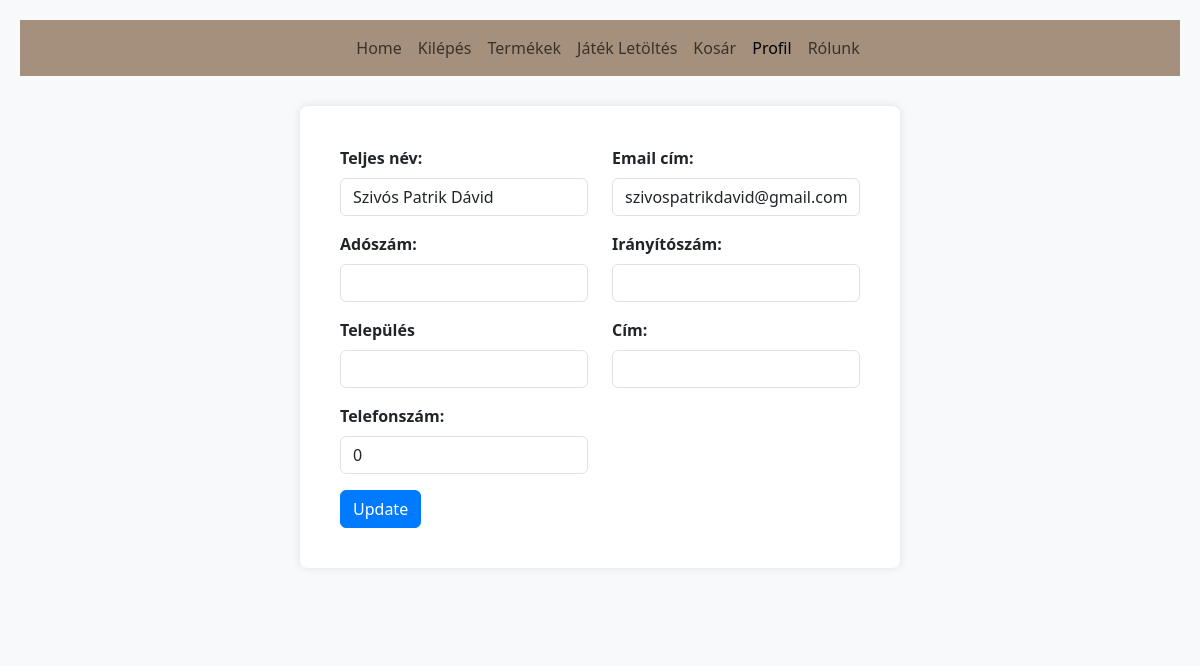
The app's page /index.php?menu=profil (signed in), older data.
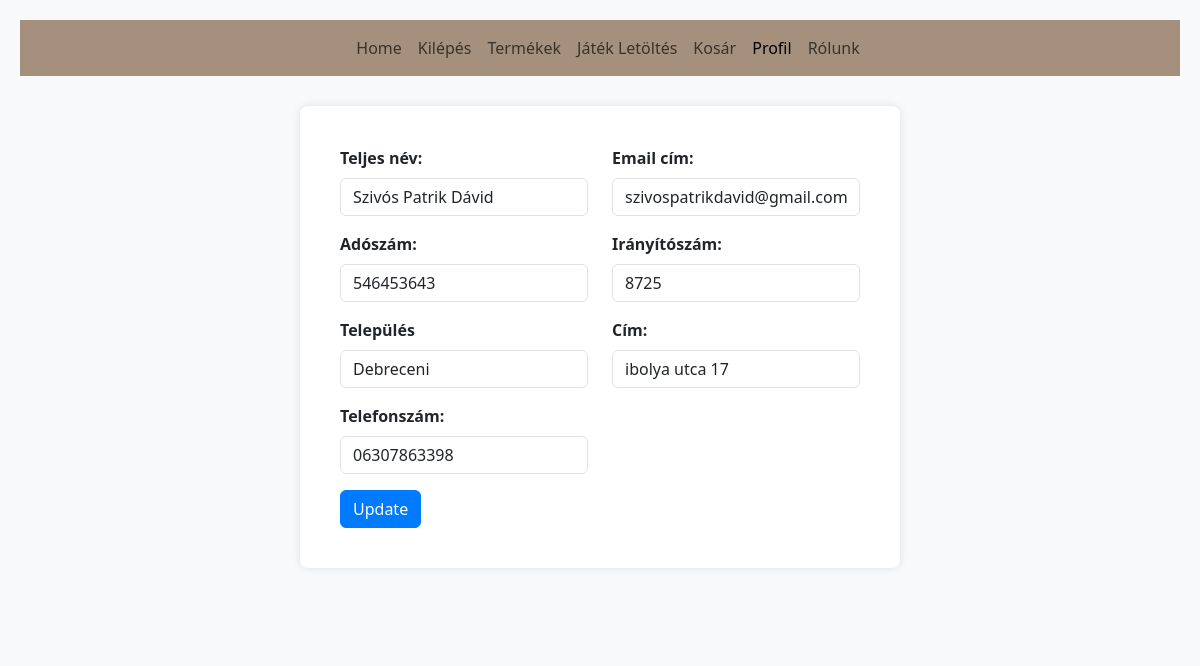
The same page, newer data.
### tables this page shows
CREATE TABLE `users` (
  `userid` int(10) UNSIGNED NOT NULL,
  `username` varchar(100) NOT NULL,
  `password` varchar(100) NOT NULL,
  `regisztralt` datetime NOT NULL DEFAULT current_timestamp(),
  `pontszam` int(10) NOT NULL DEFAULT 0,
  `halalokszama` int(10) NOT NULL DEFAULT 0,
  `Levels` int(10) NOT NULL DEFAULT 1,
  `skin` int(10) NOT NULL DEFAULT 0,
  `teljesnev` varchar(30) NOT NULL,
  `emailcim` varchar(100) NOT NULL,
  `adoszam` varchar(11) DEFAULT NULL,
  `iranyitoszam` varchar(4) DEFAULT NULL,
  `telepules` varchar(20) DEFAULT NULL,
  `cim` varchar(50) DEFAULT NULL,
  `telefonszam` varchar(12) DEFAULT NULL
);

### classes/Database.php (called while the page is built, shortened)
<?php
class Database
{
    private $db = null;
    public function __construct($host, $username, $passwor, $db)
    {
        $this->db = new mysqli($host, $username, $passwor, $db);
    }
    public function Profil()
    {
        $stmt = $this->db->prepare("SELECT * FROM users WHERE username = ?");
        $stmt->bind_param("s", $_SESSION['username']);
        $stmt->execute();
        $result = $stmt->get_result();
        return $result->fetch_assoc();
    }
}

### pages/profil.php (the view, shortened to what this page needs)
<?php
$userData = $db->Profil();
if (isset($userData) && !empty($userData)) {
    $teljesnev = $userData['teljesnev'];
    $emailcim = $userData['emailcim'];
    $adoszam = $userData['adoszam'];
    $iranyitoszam = $userData['iranyitoszam'];
    $telepules = $userData['telepules'];
    $cim = $userData['cim'];
    $telefonszam = $userData['telefonszam'];
}
?>
<div class="container">
    <form action="#" method="post">
        <div class="row">
            <div class="col-6">
                <div class="mb-3">
                    <label for="teljesnev" class="form-label">Teljes név:</label>
                    <input type="text" class="form-control" id="teljesnev" name="teljesnev" minlength="1" value="<?php echo $teljesnev; ?>">
                </div>
            </div>
            <div class="col-6">
                <div class="mb-3">
                    <label for="emailcim" class="form-label">Email cím:</label>
                    <input type="text" class="form-control" id="emailcim" name="emailcim" minlength="1" aria-describedby="emailHelp" value="<?php echo $emailcim; ?>">
                </div>
            </div>
        </div>
        <div class="row">
            <div class="col-6">
                <div class="mb-3">
                    <label for="adoszam" class="form-label">Adószám:</label>
                    <input type="text" class="form-control" id="adoszam" name="adoszam" value="<?php echo $adoszam; ?>">
                </div>
            </div>
            <div class="col-6">
                <div class="mb-3">
                    <label for="iranyitoszam" class="form-label">Irányítószám:</label>
                    <input type="number" class="form-control" id="iranyitoszam" minlength="4" name="iranyitoszam" value="<?php echo $iranyitoszam; ?>">
                </div>
            </div>
        </div>
        <div class="row">
            <div class="col-6">
                <div class="mb-3">
                    <label for="telepules" class="form-label">Település</label>
                    <input type="text" class="form-control" id="telepules" name="telepules" value="<?php echo $telepules; ?>">
                </div>
            </div>
            <div class="col-6">
                <div class="mb-3">
                    <label for="cim" class="form-label">Cím:</label>
                    <input type="text" class="form-control" id="cim" name="cim" value="<?php echo $cim; ?>">
                </div>
            </div>
        </div>
        <div class="row">
            <div class="col-6">
                <div class="mb-3">
                    <label for="telefonszam" class="form-label">Telefonszám:</label>
                    <input type="number" class="form-control" id="telefonszam" name="telefonszam" minlength="11" value="<?php echo $telefonszam; ?>">
                </div>
            </div>
        </div>
        <button id="updateButton" type="submit" class="btn btn-primary" name="editadatok" value="true">Update</button>
    </form>
</div>

### layout/head.php (shortened to what this page needs)
<!DOCTYPE html>
<html lang="hu">
<head>
    <link rel="stylesheet" href="https://cdnjs.cloudflare.com/ajax/libs/font-awesome/6.3.0/css/all.min.css" />
    <link href="https://cdn.jsdelivr.net/npm/bootstrap@5.3.1/dist/css/bootstrap.min.css" rel="stylesheet">
    <link href="./layout/main.css" rel="stylesheet" />
</head>

### index.php (shortened to what this page needs)
<?php
require_once './classes/Database.php';
$db = new Database("localhost", "root", "", "soulpactum");
require_once './layout/head.php';
?>
<body>
    <?php
    $menu = filter_input(INPUT_GET, "menu");
    require_once './layout/menu.php';
    require_once './tartalom.php';
    require_once './layout/footer.php';
    ?>
</body>
</html>

### layout/menu.php (shortened to what this page needs)
<nav class="navbar navbar-expand-lg navbar-light" style="background-color: #A4907C;">
    <div class="container-fluid">
        <div class="collapse navbar-collapse justify-content-center" id="navbarSupportedContent">
            <ul class="navbar-nav">
                <li class="nav-item">
                    <a class="nav-link" aria-current="page" href="index.php">Home</a>
                </li>
                <?php
                if ($_SESSION['login']) {
                    echo '<li class="nav-item">
                <a class="nav-link ' . ($menu == 'logout' ? ' active' : '') . '" href="index.php?menu=logout">Kilépés</a>
                </li>' . '<li class="nav-item">
                    <a class="nav-link' . ($menu == 'termekek' ? ' active' : '') . '" href="index.php?menu=termekek" >Termékek</a>
                  </li>' . '<li class="nav-item">
                  <a class="nav-link' . ($menu == 'jatek' ? ' active' : '') . '" href="index.php?menu=jatek" >Játék Letöltés</a>
                </li>' . '<li class="nav-item">
                  <a class="nav-link' . ($menu == 'cart' ? ' active' : '') . '" href="index.php?menu=cart" >Kosár</a>
                </li>' . '<li class="nav-item">
                  <a class="nav-link' . ($menu == 'profil' ? ' active' : '') . '" href="index.php?menu=profil" >Profil</a>
                </li>';
                }
                ?>
                <li class="nav-item">
                    <a class="nav-link <?php echo ($menu == 'rolunk' ? ' active' : ''); ?>" href="index.php?menu=rolunk">Rólunk</a>
                </li>
            </ul>
        </div>
    </div>
</nav>

### tartalom.php (shortened to what this page needs)
<?php
switch ($menu) {
    case 'profil':
        require_once './pages/profil.php';
        break;
}

### layout/footer.php
<footer>
</footer>

### layout/main.css (style rules this page uses)
body { background-color: #f8f9fa; padding: 20px; }
.container { max-width: 600px; margin: 30px auto; background-color: #fff; border-radius: 8px; padding: 40px; box-shadow: 0 0 10px rgba(0, 0, 0, 0.1); }
.form-label { font-weight: bold; }
.btn-primary { background-color: #007bff; border-color: #007bff; }
footer { margin-top: auto; padding: 20px; background-color: #f8f9fa; text-align: center; border-radius: 0 0 8px 8px; justify-content: center; position: fixed bottom; }

Row changes from the older to the newer data that the page shows:
changed users "Szivós Patrik Dávid": adoszam (not shown) → "546453643"; iranyitoszam (not shown) → "8725"; telepules (not shown) → "Debreceni"; cim (not shown) → "ibolya utca 17"; telefonszam "0" → "06307863398"
